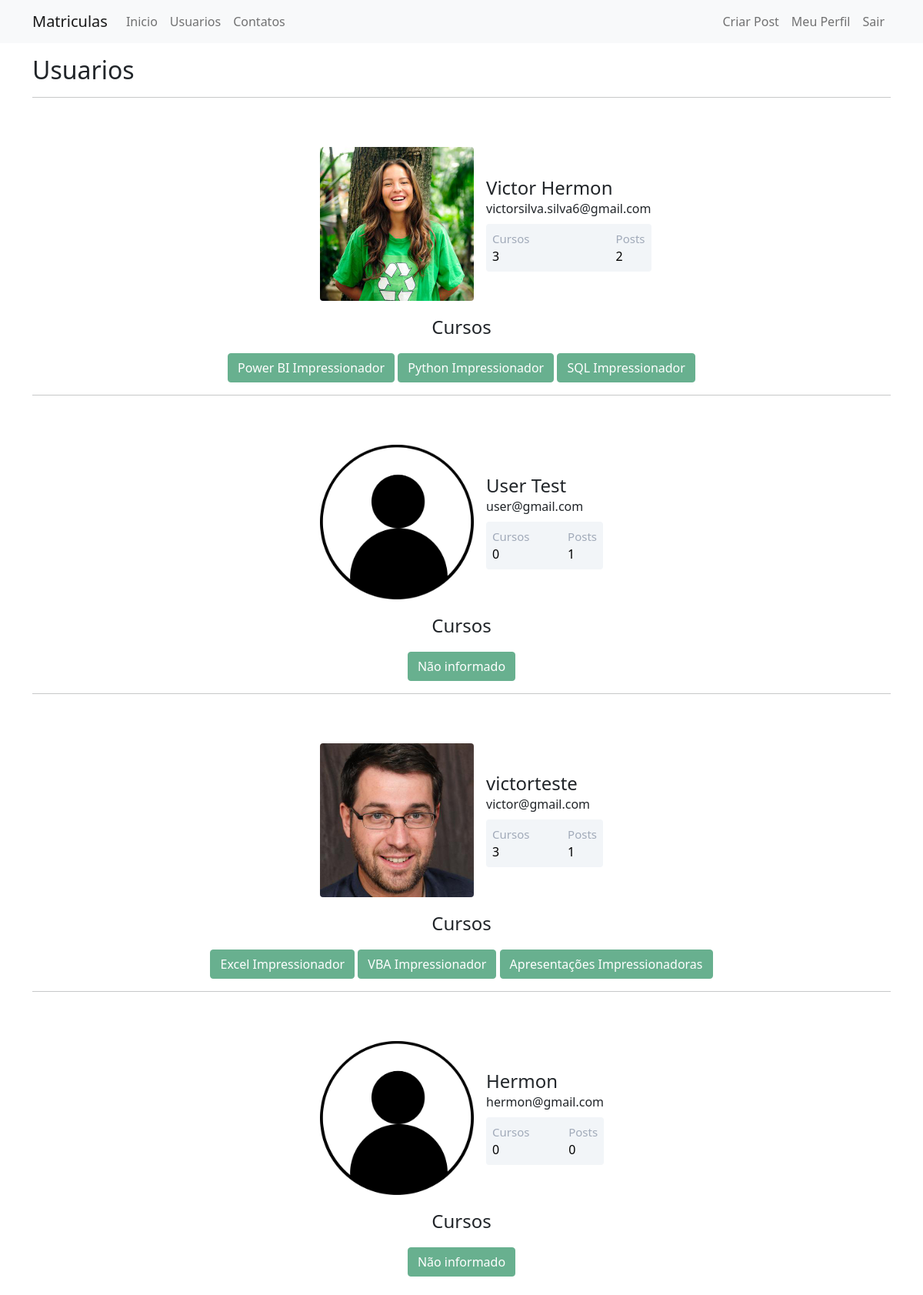
The app's page /usuarios (signed in) with its own data.
### matriculas/models.py (models this page shows)
class Usuario(database.Model, UserMixin):
    id = database.Column(database.Integer, primary_key=True)
    username = database.Column(database.String, nullable=False)
    email = database.Column(database.String, nullable=False, unique=True)
    senha = database.Column(database.String, nullable=False)
    foto_perfil = database.Column(database.String, default='default.jpg')
    post = database.relationship('Post', backref='autor', lazy=True)
    cursos = database.Column(database.String, nullable=False, default='Não informado')
    def contar_post(self):
        return len(self.post)

### matriculas/routes.py (the view)
@app.route('/usuarios')
@login_required
def usuarios():
    lista_usuarios = Usuario.query.all()
    return render_template('usuarios.html', lista_usuarios=lista_usuarios)

### matriculas/models.py (called while the page is built)
@login_manager.user_loader
def load_usuario(id_usuario):
    return Usuario.query.get(int(id_usuario))

### matriculas/templates/usuarios.html (shortened to what this page needs)
{% extends 'base.html' %}
{% block body %}
    <div class="container mt-3">
        <h2>Usuarios</h2>
        {% for usuario in lista_usuarios %}
            <hr>
            <div class="container mt-5 d-flex justify-content-center">
                <div class="card p-3">
                    <div class="d-flex align-items-center">
                        <div class="image me-3">
                            <img src="{{ url_for('static', filename='fotos_perfil/'+usuario.foto_perfil) }}" class="rounded" width="200">
                        </div>
                        <div class="ml-3 w-100">
                            <h4 class="mb-0 mt-0">{{ usuario.username }}</h4>
                            <span>{{ usuario.email }}</span>
                            <div class="p-2 mt-2 bg-primary d-flex justify-content-between rounded text-white stats">
                                <div class="d-flex flex-column">
                                    <span class="articles">Cursos</span>
                                    {% if 'Não informado' in usuario.cursos or usuario.cursos == '' %}
                                        <span class="number1">0</span>
                                    {% else %}
                                        <span class="number1">{{ usuario.cursos.count(';') + 1 }}</span>
                                    {% endif %}
                                </div>
                                <div class="d-flex flex-column">
                                    <span class="rating">Posts</span>
                                    <span class="number3">{{ usuario.contar_post() }}</span>
                                </div>
                            </div>
                        </div>
                    </div>
                </div>
            </div>
            <div class="row justify-content-center">
                <div class="col" style="text-align: center">
                    <legend>Cursos</legend><br>
                    {% if usuario.cursos %}
                        {% for curso in usuario.cursos.split(';') %}
                            <button type="button" class="btn btn-success mt-2" disabled>{{ curso }}</button>
                        {% endfor %}
                    {% endif %}
                </div>
            </div>
        {% endfor %}
    </div>
{% endblock %}

### matriculas/static/main.css (style rules this page uses)
.card { width: 400px; border: none; border-radius: 10px; background-color: #fff }
.stats { background: #f2f5f8 !important; color: #000 !important }
.articles { font-size: 15px; color: #a1aab9 }
.number1 { font-weight: 500 }
.rating { font-size: 15px; color: #a1aab9 }
.number3 { font-weight: 500 }

### records on screen
Usuario: foto_perfil (picture), username "Victor Hermon", email "victorsilva.silva6@gmail.com", cursos "3", contar_post "2", curso "Power BI Impressionador" "Python Impressionador" "SQL Impressionador"
Usuario: foto_perfil (placeholder picture), username "User Test", email "user@gmail.com", shows "0", contar_post "1", cursos "Não informado"
Usuario: foto_perfil (picture), username "victorteste", email "victor@gmail.com", cursos "3", contar_post "1", curso "Excel Impressionador" "VBA Impressionador" "Apresentações Impressionadoras"
Usuario: foto_perfil (placeholder picture), username "Hermon", email "hermon@gmail.com", shows "0", contar_post "0", cursos "Não informado"
